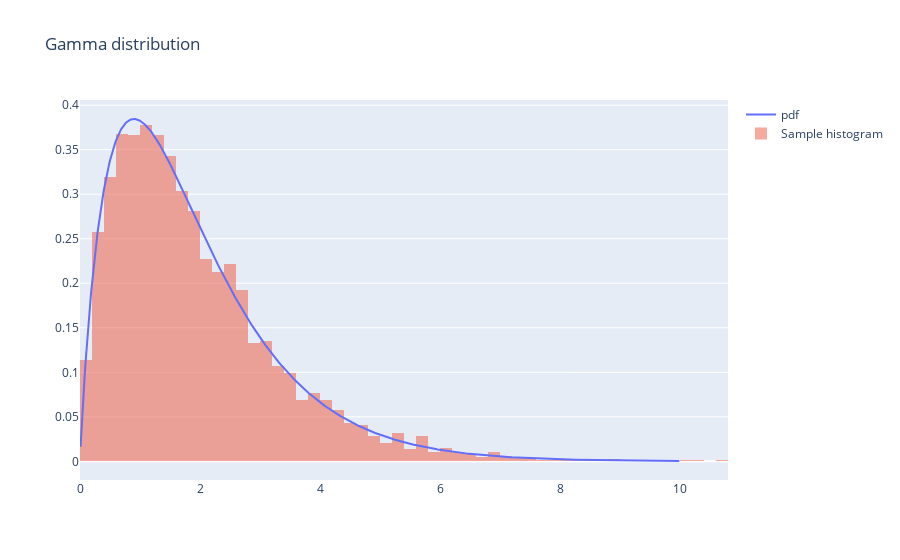

The code cell stored with this chart in its notebook:
### Code cell
def plot_gamma(x, pdf, data):
    fig = go.Figure()
    fig.add_trace(go.Scatter(x=x,y=pdf, name="pdf"))
    fig.update_layout(title="Gamma distribution")
    fig.add_trace(go.Histogram(x=data, histnorm="probability density", opacity=0.5, name="Sample histogram", nbinsx=100))
    return fig
plot_gamma(x, pdf, data).show()

### Figure 1 — Plotly figure (JSON) as saved in the notebook; plotly's stock layout.template omitted (floating-point values rounded to 4 significant figures; data arrays with more than 128 entries replaced by an {"elided": "..."} marker saying what was removed)
{"data": [{"name": "pdf", "type": "scatter", "x": {"elided": "999 float values"}, "y": {"elided": "999 float values"}}, {"histnorm": "probability density", "name": "Sample histogram", "nbinsx": 100, "opacity": 0.5, "type": "histogram", "x": {"elided": "5000 float values"}}], "layout": {"title": {"text": "Gamma distribution"}}}
